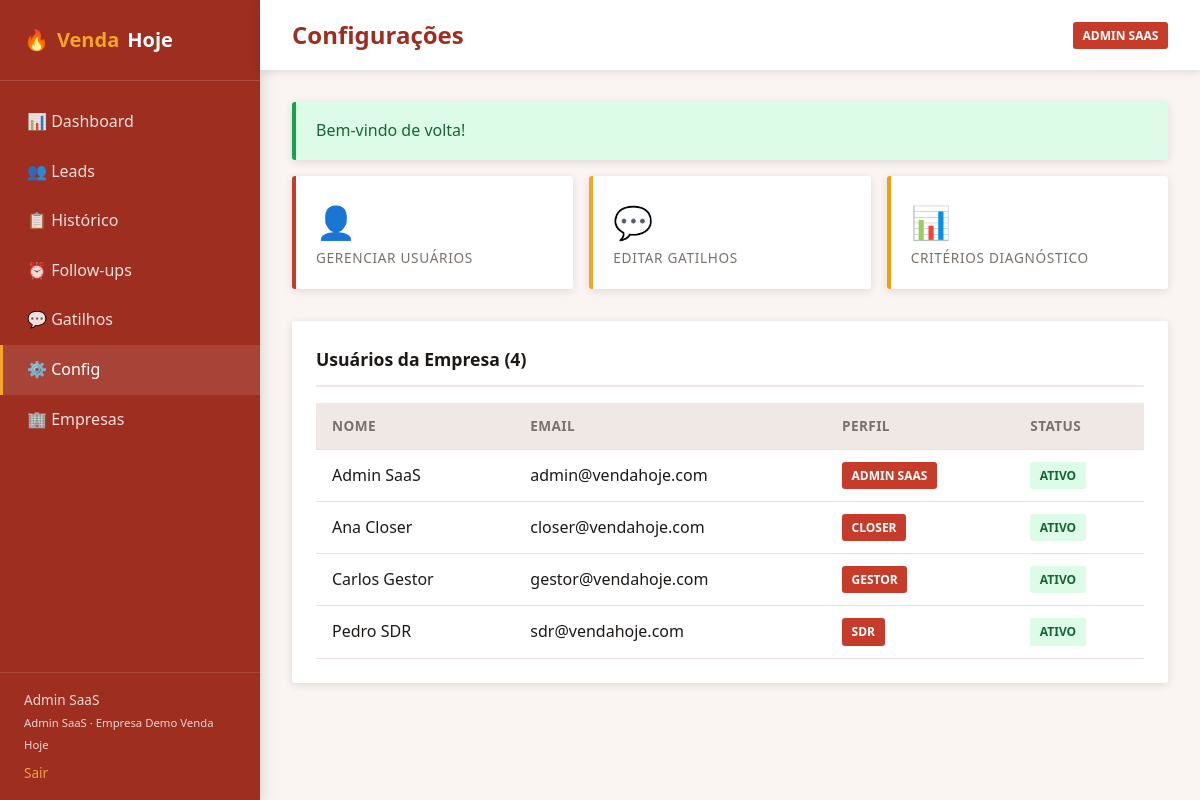
/venda_hoje/public/config (signed in), run on the app's committed database.
### tables this page shows
CREATE TABLE IF NOT EXISTS usuarios (
    id INT UNSIGNED AUTO_INCREMENT PRIMARY KEY,
    empresa_id INT UNSIGNED NOT NULL,
    nome VARCHAR(150) NOT NULL,
    email VARCHAR(150) NOT NULL,
    senha VARCHAR(255) NOT NULL,
    perfil ENUM('sdr','closer','gestor','admin_saas') NOT NULL DEFAULT 'sdr',
    ativo TINYINT(1) NOT NULL DEFAULT 1,
    created_at TIMESTAMP DEFAULT CURRENT_TIMESTAMP,
    updated_at TIMESTAMP DEFAULT CURRENT_TIMESTAMP ON UPDATE CURRENT_TIMESTAMP,
    UNIQUE KEY uk_usuario_email_empresa (email, empresa_id),
    FOREIGN KEY (empresa_id) REFERENCES empresas(id) ON DELETE CASCADE
);

### app/Core/Controller.php (called while the page is built, shortened)
<?php
abstract class Controller
{
    protected function view(string $view, array $data = [], ?string $layout = 'main'): void
    {
        View::render($view, $data, $layout);
    }
}

### app/Controllers/ConfigController.php (called while the page is built, shortened)
<?php
class ConfigController extends Controller
{
    public function index(): void
    {
        $user = Auth::user();
        $usuarioModel = new Usuario();
        $usuarios = $usuarioModel->getByEmpresa((int) $user['empresa_id']);
        $this->view('pages/config/index', [
            'title' => 'Configurações',
            'usuarios' => $usuarios,
        ]);
    }
}

### public/index.php (called while the page is built, shortened)
<?php
$sessionConfig = require BASE_PATH . '/config/auth.php';
$router = new App\Core\Router();
$uri = $_SERVER['REQUEST_URI'] ?? '/';
$method = $_SERVER['REQUEST_METHOD'] ?? 'GET';
$router->dispatch($uri, $method);

### app/Helpers/functions.php (called while the page is built, shortened)
<?php
if (!function_exists('env')) {
    function env(string $key, mixed $default = null): mixed
    {
        $value = $_ENV[$key] ?? $_SERVER[$key] ?? null;
        return match (strtolower((string) $value)) {
            'true', '(true)' => true,
            'false', '(false)' => false,
            'empty', '(empty)' => '',
            'null', '(null)' => null,
            default => $value,
        };
    }
}
if (!function_exists('config')) {
    function config(string $key, mixed $default = null): mixed
    {
        static $configs = [];
        [$file, $item] = array_pad(explode('.', $key, 2), 2, null);
        if (!isset($configs[$file])) {
            $path = BASE_PATH . "/config/{$file}.php";
            $configs[$file] = file_exists($path) ? require $path : [];
        }
        return $configs[$file][$item] ?? $default;
    }
}
if (!function_exists('url')) {
    function url(string $path = ''): string
    {
        $base = rtrim(config('app.url'), '/');
        $path = $path === '' ? '' : '/' . ltrim($path, '/');
        return $base . $path;
    }
}
if (!function_exists('asset')) {
    function asset(string $path): string
    {
        return url('assets/' . ltrim($path, '/'));
    }
}
if (!function_exists('getFlash')) {
    function getFlash(): array
    {
        $flash = $_SESSION['_flash'] ?? [];
        return $flash;
    }
}
if (!function_exists('e')) {
    function e(?string $value): string
    {
        return htmlspecialchars($value ?? '', ENT_QUOTES, 'UTF-8');
    }
}
if (!function_exists('perfilLabel')) {
    function perfilLabel(string $perfil): string
    {
        return config('app.perfil_labels')[$perfil] ?? $perfil;
    }
}

### config/app.php (called while the page is built, shortened)
<?php
return [
    'name' => env('APP_NAME', 'Venda Hoje CRM'),
    'env' => env('APP_ENV', 'local'),
    'debug' => env('APP_DEBUG', true),
    'url' => rtrim(env('APP_URL', 'http://localhost'), '/'),
    'key' => env('APP_KEY', ''),
    'timezone' => 'America/Sao_Paulo',
    'funil_etapas' => [
        'novo_lead',
        'em_contato',
        'qualificado',
        'videochamada_agendada',
        'videochamada_realizada',
        'proposta_enviada',
        'negociacao',
        'fechado',
        'perdido',
    ],
    'funil_labels' => [
        'novo_lead' => 'Novo Lead',
        'em_contato' => 'Em Contato',
        'qualificado' => 'Qualificado',
        'videochamada_agendada' => 'Videochamada Agendada',
        'videochamada_realizada' => 'Videochamada Realizada',
        'proposta_enviada' => 'Proposta Enviada',
        'negociacao' => 'Negociação',
        'fechado' => 'Fechado',
        'perdido' => 'Perdido',
    ],
    'canais_atendimento' => ['telefone', 'whatsapp', 'email', 'videochamada', 'presencial', 'outro'],
    'perfis' => ['sdr', 'closer', 'gestor', 'admin_saas'],
    'perfil_labels' => [
        'sdr' => 'SDR',
        'closer' => 'Closer',
        'gestor' => 'Gestor',
        'admin_saas' => 'Admin SaaS',
    ],
];

### config/database.php (called while the page is built, shortened)
<?php
return [
    'host' => env('DB_HOST', '127.0.0.1'),
    'port' => env('DB_PORT', '3306'),
    'database' => env('DB_DATABASE', 'venda_hoje'),
    'username' => env('DB_USERNAME', 'root'),
    'password' => env('DB_PASSWORD', ''),
];

### app/Core/Database.php (called while the page is built, shortened)
<?php
class Database
{
    private static ?PDO $instance = null;
    public static function getInstance(): PDO
    {
        if (self::$instance === null) {
            $config = require BASE_PATH . '/config/database.php';
            $dsn = sprintf(
                'mysql:host=%s;port=%s;dbname=%s;charset=utf8mb4',
                $config['host'],
                $config['port'],
                $config['database']
            );
            try {
                self::$instance = new PDO($dsn, $config['username'], $config['password'], [
                    PDO::ATTR_ERRMODE => PDO::ERRMODE_EXCEPTION,
                    PDO::ATTR_DEFAULT_FETCH_MODE => PDO::FETCH_ASSOC,
                    PDO::ATTR_EMULATE_PREPARES => false,
                ]);
            } catch (PDOException $e) {
                throw new PDOException('Erro de conexão com o banco: ' . $e->getMessage());
            }
        }
        return self::$instance;
    }
}

### app/Core/Auth.php (called while the page is built, shortened)
<?php
class Auth
{
    public static function user(): ?array
    {
        return $_SESSION[self::SESSION_USER_KEY] ?? null;
    }
}

### app/Core/Model.php (called while the page is built, shortened)
<?php
abstract class Model
{
    protected PDO $db;
    public function __construct()
    {
        $this->db = Database::getInstance();
    }
    protected function query(string $sql, array $params = []): array
    {
        $stmt = $this->db->prepare($sql);
        $stmt->execute($params);
        return $stmt->fetchAll();
    }
}

### app/Models/Usuario.php (called while the page is built, shortened)
<?php
class Usuario extends Model
{
    public function getByEmpresa(int $empresaId): array
    {
        return $this->query(
            'SELECT id, nome, email, perfil, ativo, created_at FROM usuarios WHERE empresa_id = ? ORDER BY nome',
            [$empresaId]
        );
    }
}

### app/Views/pages/config/index.php (the view)
<div class="stats-grid">
    <a href="<?= url('/config/usuarios') ?>" class="stat-card" style="text-decoration:none; color:inherit;">
        <div class="stat-value">👤</div>
        <div class="stat-label">Gerenciar Usuários</div>
    </a>
    <a href="<?= url('/config/gatilhos') ?>" class="stat-card secondary" style="text-decoration:none; color:inherit;">
        <div class="stat-value">💬</div>
        <div class="stat-label">Editar Gatilhos</div>
    </a>
    <a href="<?= url('/config/criterios') ?>" class="stat-card warning" style="text-decoration:none; color:inherit;">
        <div class="stat-value">📊</div>
        <div class="stat-label">Critérios Diagnóstico</div>
    </a>
</div>
<div class="card">
    <div class="card-header"><span class="card-title">Usuários da Empresa (<?= count($usuarios) ?>)</span></div>
    <table>
        <thead><tr><th>Nome</th><th>Email</th><th>Perfil</th><th>Status</th></tr></thead>
        <tbody>
        <?php foreach ($usuarios as $u): ?>
            <tr>
                <td><?= e($u['nome']) ?></td>
                <td><?= e($u['email']) ?></td>
                <td><span class="badge badge-primary"><?= perfilLabel($u['perfil']) ?></span></td>
                <td><span class="badge badge-<?= $u['ativo'] ? 'success' : 'danger' ?>"><?= $u['ativo'] ? 'Ativo' : 'Inativo' ?></span></td>
            </tr>
        <?php endforeach; ?>
        </tbody>
    </table>
</div>

### app/Core/Router.php (shortened to what this page needs)
<?php
class Router
{
    private array $routes = [];
    private function addRoute(string $method, string $path, array $handler, array $middleware): void
    {
        $this->routes[] = [
            'method' => $method,
            'path' => $path,
            'handler' => $handler,
            'middleware' => $middleware,
        ];
    }
    public function dispatch(string $uri, string $method): void
    {
        $uri = parse_url($uri, PHP_URL_PATH) ?: '/';
        $basePath = parse_url(config('app.url'), PHP_URL_PATH) ?: '';
        if ($basePath && str_starts_with($uri, $basePath)) {
            $uri = substr($uri, strlen($basePath)) ?: '/';
        }
        $uri = rtrim($uri, '/') ?: '/';
        foreach ($this->routes as $route) {
            $params = $this->match($route['path'], $uri);
            if ($params !== false && $route['method'] === $method) {
                [$controllerClass, $action] = $route['handler'];
                $controller = new $controllerClass();
                call_user_func_array([$controller, $action], $params);
                return;
            }
        }
    }
    private function match(string $routePath, string $uri): array|false
    {
        $pattern = preg_replace('/\{([a-zA-Z_]+)\}/', '([^/]+)', $routePath);
        $pattern = '#^' . $pattern . '$#';
        if (!preg_match($pattern, $uri, $matches)) {
            return false;
        }
        array_shift($matches);
        return $matches;
    }
}

### app/Views/layouts/main.php (shortened to what this page needs)
<!DOCTYPE html>
<html lang="pt-BR">
<head>
    <link rel="stylesheet" href="<?= asset('css/app.css') ?>">
</head>
<body>
<div class="app-layout">
    <aside class="sidebar">
        <div class="sidebar-brand">
            🔥 <span>Venda</span> Hoje
        </div>
        <nav class="sidebar-nav">
            <a href="<?= url('/dashboard') ?>" class="nav-item <?= str_contains($_SERVER['REQUEST_URI'] ?? '', 'dashboard') || ($_SERVER['REQUEST_URI'] ?? '') === parse_url(config('app.url'), PHP_URL_PATH) . '/' ? 'active' : '' ?>">📊 Dashboard</a>
            <a href="<?= url('/leads') ?>" class="nav-item <?= str_contains($_SERVER['REQUEST_URI'] ?? '', '/leads') ? 'active' : '' ?>">👥 Leads</a>
            <a href="<?= url('/historico') ?>" class="nav-item <?= str_contains($_SERVER['REQUEST_URI'] ?? '', '/historico') ? 'active' : '' ?>">📋 Histórico</a>
            <a href="<?= url('/followups') ?>" class="nav-item <?= str_contains($_SERVER['REQUEST_URI'] ?? '', '/followups') ? 'active' : '' ?>">⏰ Follow-ups</a>
            <a href="<?= url('/gatilhos') ?>" class="nav-item <?= str_contains($_SERVER['REQUEST_URI'] ?? '', '/gatilhos') ? 'active' : '' ?>">💬 Gatilhos</a>
            <?php if ($user && in_array($user['perfil'], ['gestor', 'admin_saas'])): ?>
            <a href="<?= url('/config') ?>" class="nav-item <?= str_contains($_SERVER['REQUEST_URI'] ?? '', '/config') ? 'active' : '' ?>">⚙️ Config</a>
            <?php endif; ?>
            <?php if ($user && $user['perfil'] === 'admin_saas'): ?>
            <a href="<?= url('/admin/empresas') ?>" class="nav-item <?= str_contains($_SERVER['REQUEST_URI'] ?? '', '/admin') ? 'active' : '' ?>">🏢 Empresas</a>
            <?php endif; ?>
        </nav>
        <div class="sidebar-footer">
            <?= e($user['nome'] ?? '') ?><br>
            <small><?= perfilLabel($user['perfil'] ?? '') ?> · <?= e($user['empresa_nome'] ?? '') ?></small><br>
            <a href="<?= url('/logout') ?>" style="color: var(--secondary-light); margin-top: 0.5rem; display: inline-block;">Sair</a>
        </div>
    </aside>
    <div class="main-content">
        <header class="topbar">
            <h1><?= e($title ?? '') ?></h1>
            <div class="flex gap-1 items-center">
                <span class="badge badge-primary"><?= perfilLabel($user['perfil'] ?? '') ?></span>
            </div>
        </header>
        <main class="content">
            <?php foreach ($flash as $type => $message): ?>
                <div class="alert alert-<?= $type === 'error' ? 'error' : e($type) ?>"><?= e($message) ?></div>
            <?php endforeach; ?>
            <?= $content ?>
        </main>
    </div>
</div>
</body>
</html>

### public/assets/css/app.css (style rules this page uses)
:root { --primary: #c73b2b; --primary-light: #e05545; --primary-dark: #9e2e20; --secondary: #f5a623; --secondary-light: #fbc04d; --secondary-dark: #d48e1a; --bg: #faf5f3; --bg-dark: #f0e8e4; --surface: #ffffff; --text: #1c1917; --text-muted: #78716c; --border: #e7e0dc; --success: #16a34a; --danger: #dc2626; --warning: #f59e0b; --info: #2563eb; --radius: 3px; --shadow: 0 2px 8px rgba(28, 25, 23, 0.12); --shadow-lg: 0 4px 16px rgba(28, 25, 23, 0.18); }
*, *::before, *::after { box-sizing: border-box; margin: 0; padding: 0; }
body { font-family: 'Segoe UI', system-ui, -apple-system, sans-serif; background: var(--bg); color: var(--text); line-height: 1.6; min-height: 100vh; }
a { color: var(--primary); text-decoration: none; }
.app-layout { display: flex; min-height: 100vh; }
.sidebar { width: 260px; background: var(--primary-dark); color: #fff; flex-shrink: 0; display: flex; flex-direction: column; box-shadow: var(--shadow-lg); }
.sidebar-brand { padding: 1.5rem; font-size: 1.25rem; font-weight: 700; border-bottom: 1px solid rgba(255,255,255,0.15); display: flex; align-items: center; gap: 0.5rem; }
.sidebar-brand span { color: var(--secondary); }
.sidebar-nav { flex: 1; padding: 1rem 0; }
.nav-item { display: flex; align-items: center; gap: 0.75rem; padding: 0.75rem 1.5rem; color: rgba(255,255,255,0.85); transition: all 0.15s; border-left: 3px solid transparent; }
.nav-item:hover, .nav-item.active { background: rgba(255,255,255,0.1); color: #fff; border-left-color: var(--secondary); }
.sidebar-footer { padding: 1rem 1.5rem; border-top: 1px solid rgba(255,255,255,0.15); font-size: 0.85rem; opacity: 0.8; }
.main-content { flex: 1; display: flex; flex-direction: column; }
.topbar { background: var(--surface); padding: 1rem 2rem; box-shadow: var(--shadow); display: flex; justify-content: space-between; align-items: center; }
.topbar h1 { font-size: 1.5rem; font-weight: 700; color: var(--primary-dark); }
.content { padding: 2rem; flex: 1; }
.card { background: var(--surface); border-radius: var(--radius); box-shadow: var(--shadow); padding: 1.5rem; margin-bottom: 1.5rem; }
.card-header { display: flex; justify-content: space-between; align-items: center; margin-bottom: 1rem; padding-bottom: 0.75rem; border-bottom: 2px solid var(--bg-dark); }
.card-title { font-size: 1.1rem; font-weight: 600; }
.stats-grid { display: grid; grid-template-columns: repeat(auto-fit, minmax(200px, 1fr)); gap: 1rem; margin-bottom: 2rem; }
.stat-card { background: var(--surface); border-radius: var(--radius); box-shadow: var(--shadow); padding: 1.25rem; border-left: 4px solid var(--primary); }
.stat-card.secondary { border-left-color: var(--secondary); }
.stat-card.warning { border-left-color: var(--warning); }
.stat-value { font-size: 2rem; font-weight: 700; color: var(--primary-dark); }
.stat-label { font-size: 0.85rem; color: var(--text-muted); text-transform: uppercase; letter-spacing: 0.05em; }
table { width: 100%; border-collapse: collapse; }
th, td { padding: 0.75rem 1rem; text-align: left; border-bottom: 1px solid var(--border); }
th { background: var(--bg-dark); font-weight: 600; font-size: 0.85rem; text-transform: uppercase; letter-spacing: 0.03em; color: var(--text-muted); }
.badge { display: inline-block; padding: 0.25rem 0.6rem; border-radius: var(--radius); font-size: 0.75rem; font-weight: 600; text-transform: uppercase; }
.badge-primary { background: var(--primary); color: #fff; }
.badge-success { background: #dcfce7; color: #166534; }
.alert { padding: 1rem 1.25rem; border-radius: var(--radius); margin-bottom: 1rem; font-weight: 500; box-shadow: var(--shadow); }
.alert-success { background: #dcfce7; color: #166534; border-left: 4px solid var(--success); }
.flex { display: flex; }
.gap-1 { gap: 0.5rem; }
.items-center { align-items: center; }

### data on the page
usuarios: nome "Admin SaaS", perfil "Admin SaaS", perfil "ADMIN SAAS", email "admin@vendahoje.com", ativo "ATIVO"
usuarios: nome "Ana Closer", email "closer@vendahoje.com", perfil "CLOSER", ativo "ATIVO"
usuarios: nome "Carlos Gestor", email "gestor@vendahoje.com", perfil "GESTOR", ativo "ATIVO"
usuarios: nome "Pedro SDR", email "sdr@vendahoje.com", perfil "SDR", ativo "ATIVO"

### other printed values
$message "Bem-vindo de volta!"
count($usuarios) "4"
